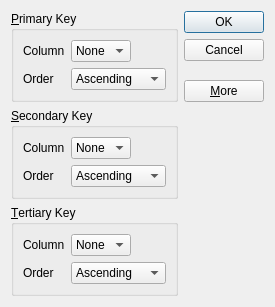
<?xml version="1.0" encoding="UTF-8"?>
<ui version="4.0">
 <class>SortDialog</class>
 <widget class="QDialog" name="SortDialog">
  <property name="geometry">
   <rect>
    <x>0</x>
    <y>0</y>
    <width>275</width>
    <height>295</height>
   </rect>
  </property>
  <property name="windowTitle">
   <string>Sort</string>
  </property>
  <layout class="QGridLayout" name="gridLayout_4">
   <item row="1" column="0">
    <spacer name="verticalSpacer">
     <property name="orientation">
      <enum>Qt::Vertical</enum>
     </property>
     <property name="sizeHint" stdset="0">
      <size>
       <width>20</width>
       <height>5</height>
      </size>
     </property>
    </spacer>
   </item>
   <item row="0" column="1" rowspan="2">
    <layout class="QVBoxLayout" name="verticalLayout">
     <item>
      <widget class="QPushButton" name="okButton">
       <property name="text">
        <string>OK</string>
       </property>
       <property name="default">
        <bool>true</bool>
       </property>
      </widget>
     </item>
     <item>
      <widget class="QPushButton" name="cancekButton">
       <property name="text">
        <string>Cancel</string>
       </property>
      </widget>
     </item>
     <item>
      <spacer name="verticalSpacer_2">
       <property name="orientation">
        <enum>Qt::Vertical</enum>
       </property>
       <property name="sizeHint" stdset="0">
        <size>
         <width>20</width>
         <height>0</height>
        </size>
       </property>
      </spacer>
     </item>
     <item>
      <widget class="QPushButton" name="moreButton">
       <property name="text">
        <string>&amp;More</string>
       </property>
       <property name="checkable">
        <bool>true</bool>
       </property>
      </widget>
     </item>
    </layout>
   </item>
   <item row="2" column="0">
    <widget class="QGroupBox" name="secondaryGroupBox">
     <property name="title">
      <string>&amp;Secondary Key</string>
     </property>
     <layout class="QGridLayout" name="gridLayout_2">
      <item row="1" column="1" colspan="2">
       <widget class="QComboBox" name="secondaryOrderCombo">
        <item>
         <property name="text">
          <string>Ascending</string>
         </property>
        </item>
        <item>
         <property name="text">
          <string>Descending</string>
         </property>
        </item>
       </widget>
      </item>
      <item row="0" column="0">
       <widget class="QLabel" name="label_3">
        <property name="text">
         <string>Column</string>
        </property>
       </widget>
      </item>
      <item row="0" column="1">
       <widget class="QComboBox" name="secondaryColumnCombo">
        <item>
         <property name="text">
          <string>None</string>
         </property>
        </item>
       </widget>
      </item>
      <item row="0" column="2">
       <spacer name="horizontalSpacer_2">
        <property name="orientation">
         <enum>Qt::Horizontal</enum>
        </property>
        <property name="sizeHint" stdset="0">
         <size>
          <width>40</width>
          <height>20</height>
         </size>
        </property>
       </spacer>
      </item>
      <item row="1" column="0">
       <widget class="QLabel" name="label_4">
        <property name="text">
         <string>Order</string>
        </property>
       </widget>
      </item>
     </layout>
    </widget>
   </item>
   <item row="0" column="0">
    <widget class="QGroupBox" name="primaryGroupBox">
     <property name="title">
      <string>&amp;Primary Key</string>
     </property>
     <layout class="QGridLayout" name="gridLayout">
      <item row="0" column="0">
       <widget class="QLabel" name="label">
        <property name="text">
         <string>Column</string>
        </property>
       </widget>
      </item>
      <item row="0" column="1">
       <widget class="QComboBox" name="primaryColumnCombo">
        <item>
         <property name="text">
          <string>None</string>
         </property>
        </item>
       </widget>
      </item>
      <item row="0" column="2">
       <spacer name="horizontalSpacer">
        <property name="orientation">
         <enum>Qt::Horizontal</enum>
        </property>
        <property name="sizeHint" stdset="0">
         <size>
          <width>40</width>
          <height>20</height>
         </size>
        </property>
       </spacer>
      </item>
      <item row="1" column="0">
       <widget class="QLabel" name="label_2">
        <property name="text">
         <string>Order</string>
        </property>
       </widget>
      </item>
      <item row="1" column="1" colspan="2">
       <widget class="QComboBox" name="primaryOrderCombo">
        <item>
         <property name="text">
          <string>Ascending</string>
         </property>
        </item>
        <item>
         <property name="text">
          <string>Descending</string>
         </property>
        </item>
       </widget>
      </item>
     </layout>
    </widget>
   </item>
   <item row="3" column="0">
    <widget class="QGroupBox" name="tertiaryGroupBox">
     <property name="title">
      <string>&amp;Tertiary Key</string>
     </property>
     <layout class="QGridLayout" name="gridLayout_3">
      <item row="0" column="0">
       <widget class="QLabel" name="label_5">
        <property name="text">
         <string>Column</string>
        </property>
       </widget>
      </item>
      <item row="0" column="2">
       <spacer name="horizontalSpacer_3">
        <property name="orientation">
         <enum>Qt::Horizontal</enum>
        </property>
        <property name="sizeHint" stdset="0">
         <size>
          <width>40</width>
          <height>20</height>
         </size>
        </property>
       </spacer>
      </item>
      <item row="1" column="0">
       <widget class="QLabel" name="label_6">
        <property name="text">
         <string>Order</string>
        </property>
       </widget>
      </item>
      <item row="1" column="1" colspan="2">
       <widget class="QComboBox" name="tertiaryOrderCombo">
        <item>
         <property name="text">
          <string>Ascending</string>
         </property>
        </item>
        <item>
         <property name="text">
          <string>Descending</string>
         </property>
        </item>
       </widget>
      </item>
      <item row="0" column="1">
       <widget class="QComboBox" name="tertiaryColumnCombo">
        <item>
         <property name="text">
          <string>None</string>
         </property>
        </item>
       </widget>
      </item>
     </layout>
    </widget>
   </item>
  </layout>
 </widget>
 <tabstops>
  <tabstop>primaryColumnCombo</tabstop>
  <tabstop>primaryOrderCombo</tabstop>
  <tabstop>secondaryColumnCombo</tabstop>
  <tabstop>secondaryOrderCombo</tabstop>
  <tabstop>tertiaryColumnCombo</tabstop>
  <tabstop>tertiaryOrderCombo</tabstop>
  <tabstop>okButton</tabstop>
  <tabstop>cancekButton</tabstop>
  <tabstop>moreButton</tabstop>
 </tabstops>
 <resources/>
 <connections>
  <connection>
   <sender>okButton</sender>
   <signal>clicked()</signal>
   <receiver>SortDialog</receiver>
   <slot>accept()</slot>
   <hints>
    <hint type="sourcelabel">
     <x>207</x>
     <y>17</y>
    </hint>
    <hint type="destinationlabel">
     <x>42</x>
     <y>96</y>
    </hint>
   </hints>
  </connection>
  <connection>
   <sender>cancekButton</sender>
   <signal>clicked()</signal>
   <receiver>SortDialog</receiver>
   <slot>reject()</slot>
   <hints>
    <hint type="sourcelabel">
     <x>233</x>
     <y>56</y>
    </hint>
    <hint type="destinationlabel">
     <x>78</x>
     <y>103</y>
    </hint>
   </hints>
  </connection>
  <connection>
   <sender>moreButton</sender>
   <signal>toggled(bool)</signal>
   <receiver>secondaryGroupBox</receiver>
   <slot>setVisible(bool)</slot>
   <hints>
    <hint type="sourcelabel">
     <x>237</x>
     <y>100</y>
    </hint>
    <hint type="destinationlabel">
     <x>186</x>
     <y>147</y>
    </hint>
   </hints>
  </connection>
  <connection>
   <sender>moreButton</sender>
   <signal>toggled(bool)</signal>
   <receiver>tertiaryGroupBox</receiver>
   <slot>setVisible(bool)</slot>
   <hints>
    <hint type="sourcelabel">
     <x>243</x>
     <y>103</y>
    </hint>
    <hint type="destinationlabel">
     <x>195</x>
     <y>233</y>
    </hint>
   </hints>
  </connection>
 </connections>
</ui>
